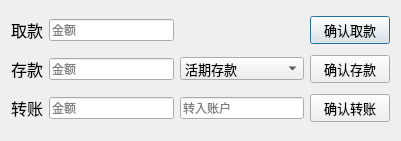
<?xml version="1.0" encoding="UTF-8"?>
<ui version="4.0">
 <class>TransactionDialog</class>
 <widget class="QDialog" name="TransactionDialog">
  <property name="geometry">
   <rect>
    <x>0</x>
    <y>0</y>
    <width>401</width>
    <height>141</height>
   </rect>
  </property>
  <property name="windowTitle">
   <string>Dialog</string>
  </property>
  <property name="styleSheet">
   <string notr="true">QLabel{background:transparent;}</string>
  </property>
  <layout class="QGridLayout" name="gridLayout">
   <item row="0" column="0">
    <widget class="QLabel" name="label_7">
     <property name="font">
      <font>
       <pointsize>12</pointsize>
      </font>
     </property>
     <property name="text">
      <string>取款</string>
     </property>
     <property name="alignment">
      <set>Qt::AlignRight|Qt::AlignTrailing|Qt::AlignVCenter</set>
     </property>
    </widget>
   </item>
   <item row="0" column="1">
    <widget class="QLineEdit" name="withdrawLineEdit">
     <property name="placeholderText">
      <string>金额</string>
     </property>
    </widget>
   </item>
   <item row="0" column="3">
    <widget class="QPushButton" name="withdrawButton">
     <property name="font">
      <font>
       <pointsize>10</pointsize>
      </font>
     </property>
     <property name="text">
      <string>确认取款</string>
     </property>
    </widget>
   </item>
   <item row="1" column="0">
    <widget class="QLabel" name="label_8">
     <property name="font">
      <font>
       <pointsize>12</pointsize>
      </font>
     </property>
     <property name="text">
      <string>存款</string>
     </property>
     <property name="alignment">
      <set>Qt::AlignRight|Qt::AlignTrailing|Qt::AlignVCenter</set>
     </property>
    </widget>
   </item>
   <item row="1" column="1">
    <widget class="QLineEdit" name="depositLineEdit">
     <property name="placeholderText">
      <string>金额</string>
     </property>
    </widget>
   </item>
   <item row="1" column="2">
    <widget class="QComboBox" name="depositTypeComboBox">
     <property name="minimumSize">
      <size>
       <width>102</width>
       <height>0</height>
      </size>
     </property>
     <property name="font">
      <font>
       <pointsize>10</pointsize>
      </font>
     </property>
     <property name="styleSheet">
      <string notr="true"/>
     </property>
     <item>
      <property name="text">
       <string>活期存款</string>
      </property>
     </item>
     <item>
      <property name="text">
       <string>1年期存款</string>
      </property>
     </item>
     <item>
      <property name="text">
       <string>3年期存款</string>
      </property>
     </item>
     <item>
      <property name="text">
       <string>5年期存款</string>
      </property>
     </item>
    </widget>
   </item>
   <item row="1" column="3">
    <widget class="QPushButton" name="depositButton">
     <property name="font">
      <font>
       <pointsize>10</pointsize>
      </font>
     </property>
     <property name="text">
      <string>确认存款</string>
     </property>
    </widget>
   </item>
   <item row="2" column="0">
    <widget class="QLabel" name="label_6">
     <property name="font">
      <font>
       <pointsize>12</pointsize>
      </font>
     </property>
     <property name="text">
      <string>转账</string>
     </property>
     <property name="alignment">
      <set>Qt::AlignRight|Qt::AlignTrailing|Qt::AlignVCenter</set>
     </property>
    </widget>
   </item>
   <item row="2" column="1">
    <widget class="QLineEdit" name="transferLineEdit">
     <property name="placeholderText">
      <string>金额</string>
     </property>
    </widget>
   </item>
   <item row="2" column="2">
    <widget class="QLineEdit" name="toIdLineEdit">
     <property name="placeholderText">
      <string>转入账户</string>
     </property>
    </widget>
   </item>
   <item row="2" column="3">
    <widget class="QPushButton" name="transferButton">
     <property name="font">
      <font>
       <pointsize>10</pointsize>
      </font>
     </property>
     <property name="text">
      <string>确认转账</string>
     </property>
    </widget>
   </item>
  </layout>
 </widget>
 <resources/>
 <connections/>
</ui>
